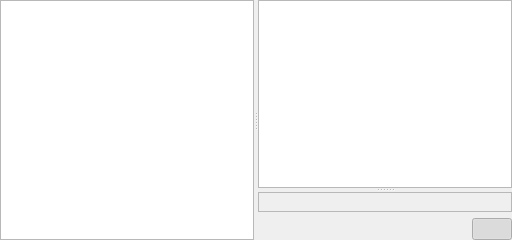
          <widget class="QWidget" name="lytTabOutline">
           <attribute name="title">
            <string>Outline</string>
           </attribute>
           <layout class="QVBoxLayout" name="verticalLayout_27">
            <property name="leftMargin">
             <number>0</number>
            </property>
            <property name="topMargin">
             <number>0</number>
            </property>
            <property name="rightMargin">
             <number>0</number>
            </property>
            <property name="bottomMargin">
             <number>0</number>
            </property>
            <item>
             <widget class="QSplitter" name="splitterOutlineH">
              <property name="orientation">
               <enum>Qt::Horizontal</enum>
              </property>
              <widget class="plotTreeView" name="lstOutlinePlots">
               <property name="dragEnabled">
                <bool>true</bool>
               </property>
               <property name="dragDropMode">
                <enum>QAbstractItemView::DragOnly</enum>
               </property>
               <attribute name="headerVisible">
                <bool>false</bool>
               </attribute>
               <column>
                <property name="text">
                 <string notr="true">1</string>
                </property>
               </column>
              </widget>
              <widget class="QWidget" name="layoutWidget">
               <layout class="QVBoxLayout" name="verticalLayout_14">
                <item>
                 <widget class="QSplitter" name="splitterOutlineV">
                  <property name="orientation">
                   <enum>Qt::Vertical</enum>
                  </property>
                  <widget class="outlineView" name="treeOutlineOutline">
                   <property name="dragEnabled">
                    <bool>true</bool>
                   </property>
                   <property name="dragDropMode">
                    <enum>QAbstractItemView::DragDrop</enum>
                   </property>
                   <property name="defaultDropAction">
                    <enum>Qt::MoveAction</enum>
                   </property>
                   <property name="selectionMode">
                    <enum>QAbstractItemView::ExtendedSelection</enum>
                   </property>
                   <attribute name="headerStretchLastSection">
                    <bool>false</bool>
                   </attribute>
                  </widget>
                  <widget class="QFrame" name="frame">
                   <property name="frameShape">
                    <enum>QFrame::StyledPanel</enum>
                   </property>
                   <property name="frameShadow">
                    <enum>QFrame::Raised</enum>
                   </property>
                   <layout class="QVBoxLayout" name="verticalLayout_13">
                    <item>
                     <widget class="basicItemView" name="outlineItemEditor" native="true"/>
                    </item>
                   </layout>
                  </widget>
                 </widget>
                </item>
                <item>
                 <layout class="QHBoxLayout" name="horizontalLayout_18">
                  <item>
                   <widget class="QPushButton" name="btnOutlineAddFolder">
                    <property name="text">
                     <string/>
                    </property>
                    <property name="icon">
                     <iconset theme="folder-new">
                      <normaloff>../../../../../../../.designer/backup</normaloff>../../../../../../../.designer/backup</iconset>
                    </property>
                    <property name="flat">
                     <bool>true</bool>
                    </property>
                   </widget>
                  </item>
                  <item>
                   <widget class="QPushButton" name="btnOutlineAddText">
                    <property name="text">
                     <string/>
                    </property>
                    <property name="icon">
                     <iconset theme="document-new">
                      <normaloff>../../../../../../../.designer/backup</normaloff>../../../../../../../.designer/backup</iconset>
                    </property>
                    <property name="flat">
                     <bool>true</bool>
                    </property>
                   </widget>
                  </item>
                  <item>
                   <widget class="QPushButton" name="btnOutlineRemoveItem">
                    <property name="text">
                     <string/>
                    </property>
                    <property name="icon">
                     <iconset theme="list-remove">
                      <normaloff>../../../../../../../.designer/backup</normaloff>../../../../../../../.designer/backup</iconset>
                    </property>
                    <property name="flat">
                     <bool>true</bool>
                    </property>
                   </widget>
                  </item>
                  <item>
                   <spacer name="horizontalSpacer">
                    <property name="orientation">
                     <enum>Qt::Horizontal</enum>
                    </property>
                    <property name="sizeHint" stdset="0">
                     <size>
                      <width>40</width>
                      <height>20</height>
                     </size>
                    </property>
                   </spacer>
                  </item>
                  <item>
                   <widget class="QPushButton" name="btnPlanShowDetails">
                    <property name="text">
                     <string/>
                    </property>
                    <property name="icon">
                     <iconset theme="text-x-generic">
                      <normaloff>../../../../../../../.designer/backup</normaloff>../../../../../../../.designer/backup</iconset>
                    </property>
                    <property name="checkable">
                     <bool>true</bool>
                    </property>
                    <property name="checked">
                     <bool>true</bool>
                    </property>
                    <property name="flat">
                     <bool>true</bool>
                    </property>
                   </widget>
                  </item>
                 </layout>
                </item>
               </layout>
              </widget>
             </widget>
            </item>
           </layout>
          </widget>
